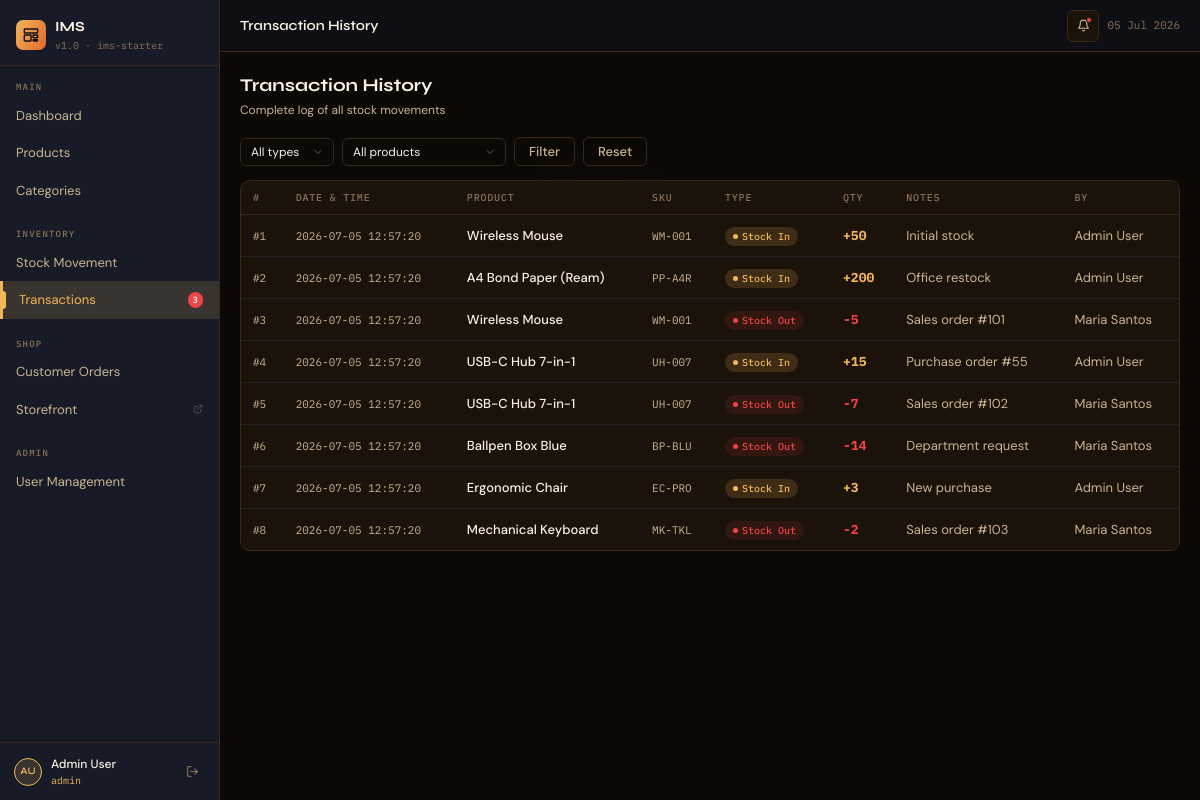
The app's page /stock/history.php (signed in) with its own data.
### tables this page shows
CREATE TABLE IF NOT EXISTS transactions (
  id         INT AUTO_INCREMENT PRIMARY KEY,
  product_id INT NOT NULL,
  type       ENUM('in','out') NOT NULL,
  quantity   INT NOT NULL,
  notes      TEXT,
  user_id    INT DEFAULT NULL,
  created_at TIMESTAMP DEFAULT CURRENT_TIMESTAMP,
  FOREIGN KEY (product_id) REFERENCES products(id) ON DELETE CASCADE,
  FOREIGN KEY (user_id)    REFERENCES users(id)    ON DELETE SET NULL
);

CREATE TABLE IF NOT EXISTS products (
  id                  INT AUTO_INCREMENT PRIMARY KEY,
  name                VARCHAR(150) NOT NULL,
  sku                 VARCHAR(80)  NOT NULL UNIQUE,
  category_id         INT DEFAULT NULL,
  price               DECIMAL(10,2) DEFAULT 0.00,
  quantity            INT DEFAULT 0,
  low_stock_threshold INT DEFAULT 10,
  status              ENUM('in_stock','low_stock','out_of_stock') DEFAULT 'in_stock',
  created_at          TIMESTAMP DEFAULT CURRENT_TIMESTAMP,
  FOREIGN KEY (category_id) REFERENCES categories(id) ON DELETE SET NULL
);

CREATE TABLE IF NOT EXISTS users (
  id         INT AUTO_INCREMENT PRIMARY KEY,
  name       VARCHAR(100) NOT NULL,
  email      VARCHAR(150) NOT NULL UNIQUE,
  password   VARCHAR(255) NOT NULL,
  role       ENUM('admin','staff') DEFAULT 'staff',
  created_at TIMESTAMP DEFAULT CURRENT_TIMESTAMP
);

### includes/helpers.php (called while the page is built, shortened)
<?php
function e(string $str): string {
    return htmlspecialchars($str, ENT_QUOTES, 'UTF-8');
}

### stock/history.php (the view, shortened to what this page needs)
<?php
require_once '../config/db.php';
require_once '../includes/helpers.php';
$where  = ['1=1'];
$params = [];
$transactions = $pdo->prepare("
    SELECT t.*, p.name AS product_name, p.sku, u.name AS user_name
    FROM transactions t
    JOIN products p ON t.product_id = p.id
    LEFT JOIN users u ON t.user_id = u.id
    WHERE " . implode(' AND ', $where) . "
    ORDER BY t.created_at DESC
    LIMIT 200
");
$transactions->execute($params);
$transactions = $transactions->fetchAll();
require_once '../partials/header.php';
?>
<div class="page-header">
  <div><h2>Transaction History</h2><p>Complete log of all stock movements</p></div>
</div>
<form method="GET" class="filter-bar">
  <select name="type" class="form-control">
    <option value="">All types</option>
  </select>
  <select name="product" class="form-control">
    <option value="">All products</option>
  </select>
  <button type="submit" class="btn btn-ghost">Filter</button>
  <a href="<?= BASE_URL ?>/stock/history.php" class="btn btn-ghost">Reset</a>
</form>
<div class="card">
  <div class="card-body">
    <div class="table-wrap">
      <table>
        <thead><tr><th>#</th><th>Date &amp; Time</th><th>Product</th><th>SKU</th><th>Type</th><th>Qty</th><th>Notes</th><th>By</th></tr></thead>
        <tbody>
        <?php if (empty($transactions)): ?>
        <tr><td colspan="8"><div class="empty-state"><p>No transactions found</p></div></td></tr>
        <?php else: foreach ($transactions as $t): ?>
        <tr>
          <td><span class="tbl-mono">#<?= $t['id'] ?></span></td>
          <td><span class="tbl-mono"><?= e($t['created_at']) ?></span></td>
          <td><span class="tbl-name"><?= e($t['product_name']) ?></span></td>
          <td><span class="tbl-mono"><?= e($t['sku']) ?></span></td>
          <td><span class="badge <?= $t['type'] ?>"><?= $t['type'] === 'in' ? 'Stock In' : 'Stock Out' ?></span></td>
          <td><strong style="font-family:var(--font-mono);color:<?= $t['type']==='in' ? 'var(--accent)':'var(--red)' ?>">
            <?= $t['type']==='in' ? '+':'-' ?><?= number_format($t['quantity']) ?>
          </strong></td>
          <td style="color:var(--text2)"><?= e($t['notes'] ?? '—') ?></td>
          <td style="color:var(--text2)"><?= e($t['user_name'] ?? 'System') ?></td>
        </tr>
        <?php endforeach; endif; ?>
        </tbody>
      </table>
    </div>
  </div>
</div>
<?php require_once '../partials/footer.php'; ?>

### assets/css/style.css (style rules this page uses)
*, *::before, *::after { box-sizing: border-box; margin: 0; padding: 0; }
:root { --bg: #0f1117; --sidebar: #161b27; --surface: #1c2333; --surface2: #222a3a; --border: #2a3347; --border2: #344060; --text: #e8eaf0; --text2: #8892a4; --text3: #556070; --accent: #22d3a0; --accent-dim: #1a9e7a; --accent-glow: rgba(34,211,160,.12); --amber: #f59e0b; --amber-dim: rgba(245,158,11,.12); --red: #ef4444; --red-dim: rgba(239,68,68,.10); --blue: #60a5fa; --blue-dim: rgba(96,165,250,.10); --purple: #a78bfa; --purple-dim: rgba(167,139,250,.10); --r: 10px; --r-sm: 6px; --font-head: 'Syne', sans-serif; --font-body: 'DM Sans', sans-serif; --font-mono: 'IBM Plex Mono', monospace; --sidebar-w: 220px; --topbar-h: 52px; --trans: .18s cubic-bezier(.4,0,.2,1); }
html { -webkit-text-size-adjust: 100%; }
body { font-family: var(--font-body); background: var(--bg); color: var(--text); min-height: 100vh; display: flex; font-size: 14px; line-height: 1.5; overflow-x: hidden; }
a { text-decoration: none; color: inherit; }
.card { background: var(--surface); border: 1px solid var(--border); border-radius: var(--r); overflow: hidden; margin-bottom: 16px; }
.table-wrap { overflow-x: auto; -webkit-overflow-scrolling: touch; }
table { width: 100%; border-collapse: collapse; min-width: 480px; }
th { font-size: 10px; text-transform: uppercase; letter-spacing: .8px; color: var(--text3); font-family: var(--font-mono); font-weight: 500; padding: 9px 12px; text-align: left; border-bottom: 1px solid var(--border); white-space: nowrap; }
td { padding: 10px 12px; border-bottom: 1px solid rgba(42,51,71,.5); font-size: 13px; color: var(--text); white-space: nowrap; vertical-align: middle; }
tr:last-child td { border-bottom: none; }
.tbl-name { font-weight: 500; }
.tbl-mono { font-family: var(--font-mono); font-size: 11px; color: var(--text2); }
.badge { display: inline-flex; align-items: center; gap: 4px; font-size: 10px; font-family: var(--font-mono); padding: 2px 8px; border-radius: 20px; font-weight: 500; white-space: nowrap; }
.badge::before { content:''; width:5px; height:5px; border-radius:50%; flex-shrink:0; }
.badge.in { background:var(--accent-glow); color:var(--accent); }
.badge.in::before { background:var(--accent); }
.badge.out { background:var(--red-dim); color:var(--red); }
.badge.out::before { background:var(--red); }
.btn { display: inline-flex; align-items: center; gap: 6px; font-size: 13px; font-weight: 500; padding: 7px 14px; border-radius: var(--r-sm); border: 1px solid; cursor: pointer; transition: all var(--trans); font-family: var(--font-body); line-height: 1; white-space: nowrap; text-decoration: none; -webkit-tap-highlight-color: transparent; }
.btn-ghost { background: transparent; border-color: var(--border); color: var(--text2); }
.form-control { width: 100%; background: var(--bg); border: 1px solid var(--border); border-radius: var(--r-sm); padding: 9px 11px; color: var(--text); font-size: 14px; font-family: var(--font-body); outline: none; transition: border-color var(--trans); -webkit-appearance: none; appearance: none; }
.form-control::placeholder { color: var(--text3); }
select.form-control { background-repeat: no-repeat; background-position: right 9px center; padding-right: 28px; cursor: pointer; }
select.form-control option { background: var(--surface); }
.page-header { display: flex; align-items: flex-start; justify-content: space-between; margin-bottom: 18px; gap: 12px; flex-wrap: wrap; }
.page-header h2 { font-family: var(--font-head); font-size: 18px; font-weight: 700; }
.page-header p { font-size: 12px; color: var(--text2); margin-top: 2px; }
.filter-bar { display: flex; align-items: center; gap: 8px; margin-bottom: 14px; flex-wrap: wrap; }
.filter-bar .form-control { width: auto; padding: 6px 26px 6px 10px; font-size: 12px; }

### records on screen
transactions: id "1", created_at "2026-07-05 12:57:20", product.name "Wireless Mouse", product.sku "WM-001", type "Stock In", quantity "50", notes "Initial stock", user.name "Admin User"
transactions: id "2", created_at "2026-07-05 12:57:20", product.name "A4 Bond Paper (Ream)", product.sku "PP-A4R", type "Stock In", quantity "200", notes "Office restock", user.name "Admin User"
transactions: id "3", created_at "2026-07-05 12:57:20", product.name "Wireless Mouse", product.sku "WM-001", type "Stock Out", quantity "5", notes "Sales order #101", user.name "Maria Santos"
transactions: id "4", created_at "2026-07-05 12:57:20", product.name "USB-C Hub 7-in-1", product.sku "UH-007", type "Stock In", quantity "15", notes "Purchase order #55", user.name "Admin User"
transactions: id "5", created_at "2026-07-05 12:57:20", product.name "USB-C Hub 7-in-1", product.sku "UH-007", type "Stock Out", quantity "7", notes "Sales order #102", user.name "Maria Santos"
transactions: id "6", created_at "2026-07-05 12:57:20", product.name "Ballpen Box Blue", product.sku "BP-BLU", type "Stock Out", quantity "14", notes "Department request", user.name "Maria Santos"
transactions: id "7", created_at "2026-07-05 12:57:20", product.name "Ergonomic Chair", product.sku "EC-PRO", type "Stock In", quantity "3", notes "New purchase", user.name "Admin User"
transactions: id "8", created_at "2026-07-05 12:57:20", product.name "Mechanical Keyboard", product.sku "MK-TKL", type "Stock Out", quantity "2", notes "Sales order #103", user.name "Maria Santos"

### other values on screen
$label "Dashboard Products Categories Stock Movement Transactions Customer Orders User Management"
$badge "3"
$initials "AU"
currentUserName() "Admin User"
$_SESSION['role'] "admin"
$pageTitle "Transaction History"
